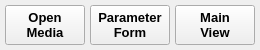
                 <widget class="QFrame" name="frame_config_button_group">
                  <property name="minimumSize">
                   <size>
                    <width>0</width>
                    <height>50</height>
                   </size>
                  </property>
                  <property name="maximumSize">
                   <size>
                    <width>16777215</width>
                    <height>50</height>
                   </size>
                  </property>
                  <layout class="QHBoxLayout" name="horizontalLayout_10">
                   <property name="spacing">
                    <number>5</number>
                   </property>
                   <property name="leftMargin">
                    <number>5</number>
                   </property>
                   <property name="topMargin">
                    <number>2</number>
                   </property>
                   <property name="rightMargin">
                    <number>5</number>
                   </property>
                   <property name="bottomMargin">
                    <number>2</number>
                   </property>
                   <item>
                    <widget class="QPushButton" name="btn_open_source">
                     <property name="sizePolicy">
                      <sizepolicy hsizetype="Expanding" vsizetype="Expanding">
                       <horstretch>0</horstretch>
                       <verstretch>0</verstretch>
                      </sizepolicy>
                     </property>
                     <property name="minimumSize">
                      <size>
                       <width>0</width>
                       <height>0</height>
                      </size>
                     </property>
                     <property name="maximumSize">
                      <size>
                       <width>16777215</width>
                       <height>40</height>
                      </size>
                     </property>
                     <property name="font">
                      <font>
                       <pointsize>10</pointsize>
                       <weight>75</weight>
                       <bold>true</bold>
                      </font>
                     </property>
                     <property name="toolTip">
                      <string>Back to home</string>
                     </property>
                     <property name="styleSheet">
                      <string notr="true"/>
                     </property>
                     <property name="text">
                      <string>Open
Media</string>
                     </property>
                     <property name="iconSize">
                      <size>
                       <width>25</width>
                       <height>25</height>
                      </size>
                     </property>
                    </widget>
                   </item>
                   <item>
                    <widget class="QPushButton" name="btn_parameter_form">
                     <property name="sizePolicy">
                      <sizepolicy hsizetype="Expanding" vsizetype="Expanding">
                       <horstretch>0</horstretch>
                       <verstretch>0</verstretch>
                      </sizepolicy>
                     </property>
                     <property name="minimumSize">
                      <size>
                       <width>0</width>
                       <height>0</height>
                      </size>
                     </property>
                     <property name="maximumSize">
                      <size>
                       <width>16777215</width>
                       <height>40</height>
                      </size>
                     </property>
                     <property name="font">
                      <font>
                       <pointsize>10</pointsize>
                       <weight>75</weight>
                       <bold>true</bold>
                      </font>
                     </property>
                     <property name="toolTip">
                      <string>Back to home</string>
                     </property>
                     <property name="styleSheet">
                      <string notr="true"/>
                     </property>
                     <property name="text">
                      <string>Parameter
Form</string>
                     </property>
                     <property name="iconSize">
                      <size>
                       <width>25</width>
                       <height>25</height>
                      </size>
                     </property>
                    </widget>
                   </item>
                   <item>
                    <widget class="QPushButton" name="btn_close_config">
                     <property name="sizePolicy">
                      <sizepolicy hsizetype="Expanding" vsizetype="Expanding">
                       <horstretch>0</horstretch>
                       <verstretch>0</verstretch>
                      </sizepolicy>
                     </property>
                     <property name="minimumSize">
                      <size>
                       <width>0</width>
                       <height>0</height>
                      </size>
                     </property>
                     <property name="maximumSize">
                      <size>
                       <width>16777215</width>
                       <height>40</height>
                      </size>
                     </property>
                     <property name="font">
                      <font>
                       <pointsize>10</pointsize>
                       <weight>75</weight>
                       <bold>true</bold>
                      </font>
                     </property>
                     <property name="toolTip">
                      <string>Open Video or Camera</string>
                     </property>
                     <property name="styleSheet">
                      <string notr="true"/>
                     </property>
                     <property name="text">
                      <string>Main
View</string>
                     </property>
                     <property name="iconSize">
                      <size>
                       <width>25</width>
                       <height>25</height>
                      </size>
                     </property>
                    </widget>
                   </item>
                  </layout>
                 </widget>
